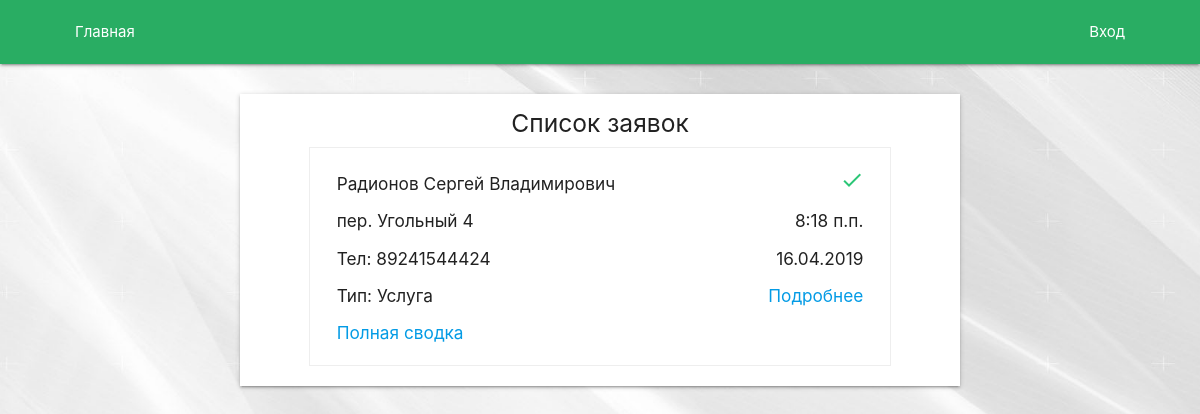
The app's page /order/list/, older data.
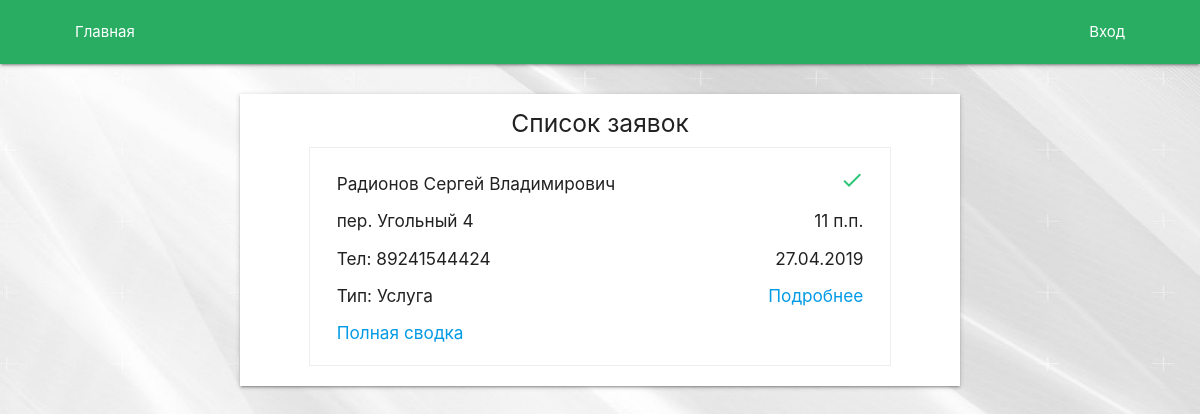
The same page, newer data.
### Order/models.py (models this page shows, shortened)
class Order(models.Model):
    is_complete = models.BooleanField(default=False)
    workers = models.ManyToManyField(User, null=True, blank=True)
    group = models.ForeignKey(Group, on_delete=models.PROTECT, null=True, blank=True)
    cable_number = models.CharField(max_length=32, unique=True)
    appointed_time = models.DateTimeField()
    time_start = models.DateTimeField(null=True, blank=True)
    time_end = models.DateTimeField(null=True, blank=True)
    remark = models.CharField(max_length=2048, null=True, blank=True)
    client = models.OneToOneField('Client', on_delete=models.PROTECT)
    order_type = models.ForeignKey('OrderType', models.PROTECT)
    work_type = models.ManyToManyField('WorkType', null=True, blank=True)
    materials = models.OneToOneField('UsedMaterials', models.PROTECT)

class Client(models.Model):
    first_name = models.CharField(max_length=128)
    last_name = models.CharField(max_length=128)
    surname = models.CharField(max_length=128)
    phone = models.CharField(max_length=16)
    email = models.EmailField(null=True, blank=True)
    address = models.CharField(max_length=2048)

class OrderType(models.Model):
    name = models.CharField(max_length=256, unique=True)
    price = models.IntegerField()

### Order/views.py (the view)
# urls.py: path('list/', orders_list),
def orders_list(request):
    order_list = Order.objects.all()
    return render(request, 'Order/OrdersList.html', {'order_list': order_list})

### templates/Order/OrdersList.html (shortened to what this page needs)
{% extends 'base.html' %}
{% load static %}
{% block content %}
    <div class="container">
        <div class="row">
            <form method="post">
                <div class="col s12 m10 offset-m1 l8 offset-l2 xl6 offset-xl3 order_list z-depth-1">
                    {% if order_list|length == 0 %}
                        <h5 class="center-align">Заявок нет</h5>
                    {% else %}
                        <h5 class="center-align">Список заявок</h5>
                    {% endif %}
                    {% for order in order_list %}
                        <div class="col s10 offset-s1 order {% if order.is_complete %}completed{% endif %}">
                            <div class="col s11 transparent-bg">
                                <h6>{{ order.client.last_name }} {{ order.client.first_name }} {{ order.client.surname }}</h6>
                            </div>
                            <div class="col s1 transparent-bg right-align">
                                <i class="material-icons">check</i>
                            </div>
                            <div class="col s10 transparent-bg">
                                <h6 class="address">{{ order.client.address }}</h6>
                            </div>
                            <div class="col s2 transparent-bg">
                                <h6 class="datetime right-align">{{ order.appointed_time.time }}</h6>
                            </div>
                            <div class="col s7 transparent-bg">
                                <h6>Тел: {{ order.client.phone }}</h6>
                            </div>
                            <div class="col s5 transparent-bg">
                                <h6 class="right-align">{{ order.appointed_time.date|date:"d.m.Y" }}</h6>
                            </div>
                            <div class="col s9 transparent-bg">
                                <h6>Тип: {{ order.order_type.name }}</h6>
                            </div>
                            <div class="col s3 transparent-bg">
                                <a href="{% if worker_list %}/order/fromworker/{{ order.id }}/{% else %}/order/change/{{ order.id }}/{% endif %}" class="right-align"><h6>Подробнее</h6></a>
                            </div>
                            {% if not is_worker %}
                                <div class="col s12 transparent-bg">
                                    <a href="/order/full/{{ order.id }}/"><h6>Полная сводка</h6></a>
                                </div>
                            {% endif %}
                        </div>
                    {% endfor %}
                </div>
            </form>
        </div>
    </div>
{% endblock content %}

Row changes from the older to the newer data that the page shows:
changed Order "Радионов": appointed_time.time "8:18 п.п." → "11 п.п."; appointed_time "16.04.2019" → "27.04.2019"
